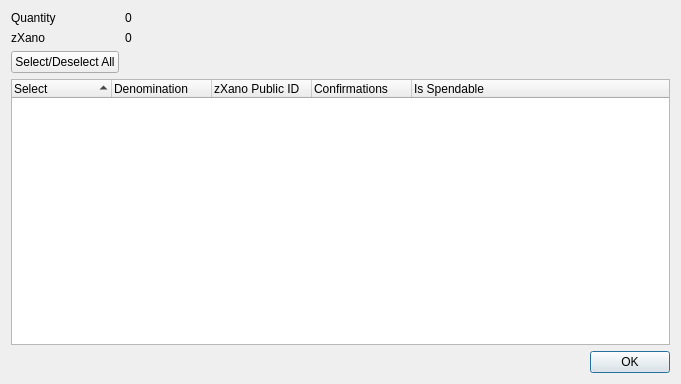
<?xml version="1.0" encoding="UTF-8"?>
<ui version="4.0">
 <class>ZXanoControlDialog</class>
 <widget class="QDialog" name="ZXanoControlDialog">
  <property name="geometry">
   <rect>
    <x>0</x>
    <y>0</y>
    <width>681</width>
    <height>384</height>
   </rect>
  </property>
  <property name="minimumSize">
   <size>
    <width>681</width>
    <height>384</height>
   </size>
  </property>
  <property name="windowTitle">
   <string>Select zXano to Spend</string>
  </property>
  <layout class="QGridLayout" name="gridLayout">
   <item row="0" column="0">
    <layout class="QFormLayout" name="formLayout">
     <property name="sizeConstraint">
      <enum>QLayout::SetDefaultConstraint</enum>
     </property>
     <item row="0" column="0">
      <widget class="QLabel" name="labelQuantity">
       <property name="text">
        <string>Quantity</string>
       </property>
      </widget>
     </item>
     <item row="0" column="1">
      <widget class="QLabel" name="labelQuantity_int">
       <property name="text">
        <string>0</string>
       </property>
      </widget>
     </item>
     <item row="1" column="0">
      <widget class="QLabel" name="labelZXano">
       <property name="text">
        <string>zXano</string>
       </property>
      </widget>
     </item>
     <item row="1" column="1">
      <widget class="QLabel" name="labelZXano_int">
       <property name="text">
        <string>0</string>
       </property>
      </widget>
     </item>
     <item row="2" column="0">
      <widget class="QPushButton" name="pushButtonAll">
       <property name="text">
        <string>Select/Deselect All</string>
       </property>
      </widget>
     </item>
    </layout>
   </item>
   <item row="1" column="0">
    <layout class="QVBoxLayout" name="verticalLayout">
     <item>
      <widget class="QTreeWidget" name="treeWidget">
       <property name="minimumSize">
        <size>
         <width>0</width>
         <height>250</height>
        </size>
       </property>
       <property name="alternatingRowColors">
        <bool>true</bool>
       </property>
       <property name="sortingEnabled">
        <bool>true</bool>
       </property>
       <property name="columnCount">
        <number>5</number>
       </property>
       <attribute name="headerDefaultSectionSize">
        <number>100</number>
       </attribute>
       <column>
        <property name="text">
         <string notr="true">Select</string>
        </property>
       </column>
       <column>
        <property name="text">
         <string notr="true">Denomination</string>
        </property>
       </column>
       <column>
        <property name="text">
         <string notr="true">zXano Public ID</string>
        </property>
       </column>
       <column>
        <property name="text">
         <string notr="true">Confirmations</string>
        </property>
       </column>
       <column>
        <property name="text">
         <string>Is Spendable</string>
        </property>
       </column>
      </widget>
     </item>
     <item>
      <widget class="QDialogButtonBox" name="buttonBox">
       <property name="orientation">
        <enum>Qt::Horizontal</enum>
       </property>
       <property name="standardButtons">
        <set>QDialogButtonBox::Ok</set>
       </property>
      </widget>
     </item>
    </layout>
   </item>
  </layout>
 </widget>
 <resources/>
 <connections>
  <connection>
   <sender>buttonBox</sender>
   <signal>accepted()</signal>
   <receiver>ZXanoControlDialog</receiver>
   <slot>accept()</slot>
   <hints>
    <hint type="sourcelabel">
     <x>248</x>
     <y>254</y>
    </hint>
    <hint type="destinationlabel">
     <x>157</x>
     <y>274</y>
    </hint>
   </hints>
  </connection>
  <connection>
   <sender>buttonBox</sender>
   <signal>rejected()</signal>
   <receiver>ZXanoControlDialog</receiver>
   <slot>reject()</slot>
   <hints>
    <hint type="sourcelabel">
     <x>316</x>
     <y>260</y>
    </hint>
    <hint type="destinationlabel">
     <x>286</x>
     <y>274</y>
    </hint>
   </hints>
  </connection>
 </connections>
</ui>
